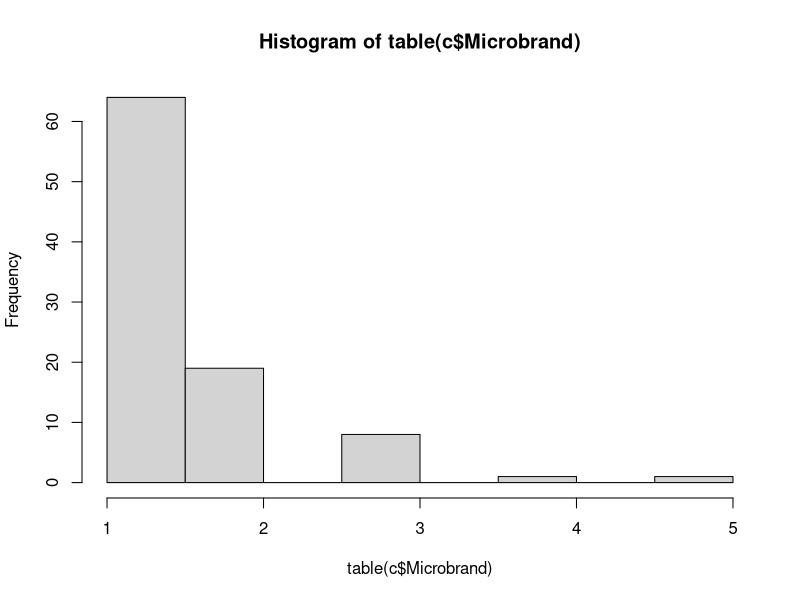

Write R code to recreate this figure.
require(dplyr)

#################
### load data ###
#################

## captures and sightings of T. sirtalis at Butler and Matteoli
## only includes T. sirtalis that got a Microbrand
## Branding officially began on 6/11/17 (first brand on 6/13/17), 
## but one snake (MB 11) was branded on 6/2/17
c <- read.csv('data/sirtalis_cap_sighting_2017.csv')

## how many individuals were captured and branded?
length(unique(c$Microbrand))

# how many times was each snake captured?
table(c$Microbrand)

# make a histogram of captures
hist(table(c$Microbrand))

# most snakes captured once
# how many marked snakes were recaptured?
length(which(table(c$Microbrand)>1))

# what proportion of marked snakes were recaptured?
length(which(table(c$Microbrand)>1)) / 
  length(table(c$Microbrand))

## add a site column
c$site <- NA

c$site <- ifelse(grepl('Matt', c$Trapline), 'MATT', 'BUT')

## morphology data for T. sirtalis
d <- read.csv('data/sirtalis_morphology_2017.csv')

length(unique(d$Microbrand))

## are any snakes missing morphology?
filter(c, !(Microbrand %in% d$Microbrand))

missing.morph.mb <- filter(c, !(Microbrand %in% d$Microbrand))$Microbrand
# investigate these MBs
missing.morph.mb
